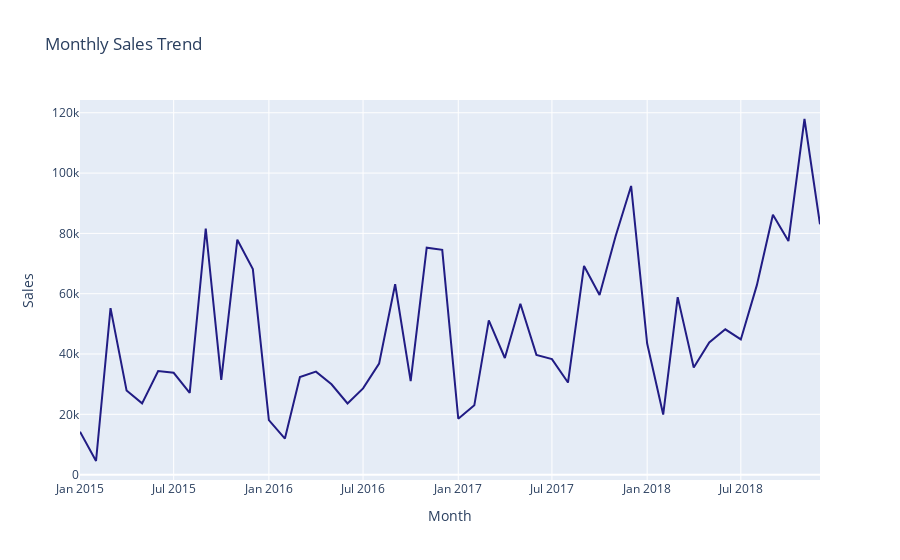

Notebook code cell kept with this figure:
### Markdown cell above
### 📈 Monthly Sales Trend – Seasonality and Performance

This line chart illustrates **monthly sales trends** over time. There are clear peaks and troughs, suggesting potential seasonality or campaign-driven demand.

**Insight**: Understanding seasonal spikes can help optimize marketing spend and inventory levels. Sales peaks may align with holidays or promotions, presenting opportunities for targeted planning.

### Code cell
fig_monthly_sales = px.line(
    df1.groupby('Month')['Sales'].sum().reset_index(),
    x='Month', y='Sales',
    title='Monthly Sales Trend',
    color_discrete_sequence=[custom_palette[0]]
)
fig_monthly_sales.show()

### Figure 1 — Plotly figure (JSON) as saved in the notebook; plotly's stock layout.template omitted (floating-point values rounded to 4 significant figures)
{"data": [{"hovertemplate": "Month=%{x}<br>Sales=%{y}<extra></extra>", "legendgroup": "", "line": {"color": "#211C84", "dash": "solid"}, "marker": {"symbol": "circle"}, "mode": "lines", "name": "", "orientation": "v", "showlegend": false, "type": "scatter", "x": ["2015-01", "2015-02", "2015-03", "2015-04", "2015-05", "2015-06", "2015-07", "2015-08", "2015-09", "2015-10", "2015-11", "2015-12", "2016-01", "2016-02", "2016-03", "2016-04", "2016-05", "2016-06", "2016-07", "2016-08", "2016-09", "2016-10", "2016-11", "2016-12", "2017-01", "2017-02", "2017-03", "2017-04", "2017-05", "2017-06", "2017-07", "2017-08", "2017-09", "2017-10", "2017-11", "2017-12", "2018-01", "2018-02", "2018-03", "2018-04", "2018-05", "2018-06", "2018-07", "2018-08", "2018-09", "2018-10", "2018-11", "2018-12"], "xaxis": "x", "y": [14210.0, 4520.0, 55210.0, 27910.0, 23640.0, 34320.0, 33780.0, 27120.0, 81620.0, 31450.0, 77910.0, 68170.0, 18070.0, 11950.0, 32340.0, 34150.0, 29960.0, 23600.0, 28610.0, 36820.0, 63130.0, 31010.0, 75250.0, 74540.0, 18540.0, 22980.0, 51170.0, 38680.0, 56660.0, 39720.0, 38320.0, 30540.0, 69190.0, 59580.0, 79070.0, 95740.0, 43480.0, 19920.0, 58860.0, 35540.0, 43830.0, 48190.0, 44830.0, 62840.0, 86150.0, 77450.0, 117900.0, 83030.0], "yaxis": "y"}], "layout": {"legend": {"tracegroupgap": 0}, "title": {"text": "Monthly Sales Trend"}, "xaxis": {"anchor": "y", "domain": [0, 1], "title": {"text": "Month"}}, "yaxis": {"anchor": "x", "domain": [0, 1], "title": {"text": "Sales"}}}}
